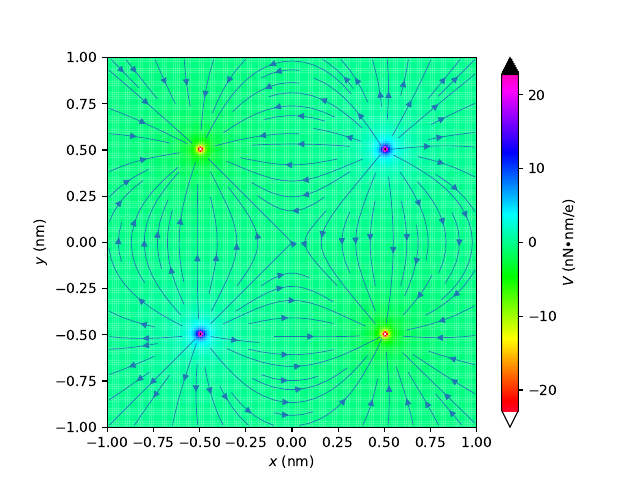

This chart was generated by the following Python code:
# Se importan librerias necesarias
import numpy as np
import pylab as plt

# Se ignonan las advertencias relacionadas con divisiones por 0
estados_ignorados = np.seterr(divide='ignore')

# Se define la clase carga
# Atributos: mag - magnitud de la carga, pos - posicion (x,y)
# Metodos: potencial - potencial generado por la carga en un punto (x,y)
class carga:
    def __init__(self, magnitud, posicion):
        self.mag = magnitud
        self.pos = posicion
    def potencial(self,pos2_x,pos2_y):
        dist_x = self.pos[0]*np.ones((len(pos2_y),len(pos2_x))) - pos2_x
        dist_y = self.pos[1]*np.ones((len(pos2_y),len(pos2_x))) - pos2_y
        dist = np.sqrt(dist_x**2+dist_y**2)
        infMat = self.mag*float('inf')*np.ones((len(pos2_y),len(pos2_x)))        
        V_carga = np.where(dist == 0.0,infMat,np.divide(kmod*self.mag,dist))        
        return V_carga

# Se define la funcion que halla el gradiente de un campo escalar 2D (matriz cuadrada n x n) por medio del
# metodo central differentiation (se toma la diferencia del punto siguiente y el anterior al punto evaluado)
# Parametros: puntos - intervalo del eje a ser derivado, 
#             evaluaciones - valores que toma la funcion en el rectangulo
#             limitado por el intervalo especificado
# Salidas: derivada_x - matriz cuadrada n-1 x n-1 con la componente x del gradiente del campo evaluado
#          derivada_y - matriz cuadrada n-1 x n-1 con la componente y del gradiente del campo evaluado
def derivacion_cd_2D(puntos,evaluaciones):
    diferencias_puntos = puntos[2:len(puntos)]-puntos[0:len(puntos)-2]
    diferencias_f_x = evaluaciones[1:len(puntos)-1,2:len(puntos)]-evaluaciones[1:len(puntos)-1,0:len(puntos)-2]
    diferencias_f_y = evaluaciones[2:len(puntos),1:len(puntos)-1]-evaluaciones[0:len(puntos)-2,1:len(puntos)-1]
    dif_puntos_x, dif_puntos_y = np.meshgrid(diferencias_puntos,diferencias_puntos)     
    derivadas_x = diferencias_f_x/dif_puntos_x
    derivadas_y = diferencias_f_y/dif_puntos_y    
    return(derivadas_x, derivadas_y)

#Se definen las constantes necesarias
k = 8.987e9             # Constante de Coulomb en N.m^2.C^-2
e = 1.602176e-19        # Magnitud de la carga de un electron en C
nm = 1e-9               # Longitud de un nm en m
kmod = k*e**2/nm**3     # Constante de Coulomb en nN.nm^2.e^-2
magnitud = 1.0          # Magnitud de las cargas del problema en e
lado = 1.0              # Longitud relevante del problema en nm
npuntos = 201           # Cantidad de puntos en los que se divide una dimension 

# Se crean las 4 cargas del problema como instancias de la clase carga
carga_1 = carga(magnitud,np.array([lado/2,lado/2]))
carga_2 = carga(-magnitud,np.array([-lado/2,lado/2]))
carga_3 = carga(magnitud,np.array([-lado/2,-lado/2]))
carga_4 = carga(-magnitud,np.array([lado/2,-lado/2])) 

# Se crean los ejes y mallas para la evaluacion del campo y el potencial
x = np.linspace(-lado,lado,npuntos)         # Eje x para la eval. del potencial
xE = np.copy(x[1:npuntos-1])                # Eje x para la eval. del campo
xgrid, ygrid = np.meshgrid(x,x)             # Malla para la eval. del potencial
xgridE, ygridE = np.meshgrid(xE,xE)         # Malla para la eval. del campo

# Se evalua el potencial creado por cada carga en la malla y el potencial 
# total a partir del teorema de superposicion
V_carga_1 = np.copy(carga_1.potencial(xgrid,ygrid))
V_carga_2 = np.copy(carga_2.potencial(xgrid,ygrid))
V_carga_3 = np.copy(carga_3.potencial(xgrid,ygrid))
V_carga_4 = np.copy(carga_4.potencial(xgrid,ygrid))
Vtotal = V_carga_1 + V_carga_2 + V_carga_3 + V_carga_4

# Se calcula el campo electrico a partir del la derivacion central difference del potencial
Ex, Ey = np.negative(derivacion_cd_2D(x,Vtotal))

# Se genera la grafica del campo y el potencial en el espacio especificado
Vfin = Vtotal[np.isfinite(Vtotal)]                #Se separan los valores finitos del potencial
color_map = plt.cm.gist_rainbow         # Se define la escala de colores
color_map.set_over('k', 1)              # Se define el color para +infinito
color_map.set_under('w', 1)             # Se define el color para -infinito
fig1, ax1 = plt.subplots()
im1 = ax1.pcolormesh(xgrid,ygrid,Vtotal, cmap=color_map,vmin=Vfin.min(), vmax=Vfin.max())
ax1.streamplot(xgridE, ygridE,Ex, Ey, linewidth=0.5, cmap=plt.cm.autumn)   
# Se genera la escala de colores correspondiente al potencial
fig1.colorbar(im1, extend = 'both',label = r'$V$' ' (nN\u2022nm/e)')
# Se ajustan los ejes para que tengan el mismo tamanyo
fig1.gca().set_aspect('equal', adjustable='box')
plt.xlabel(r'$x$' ' (nm)')                    
plt.ylabel(r'$y$' ' (nm)')                    
fig1.savefig('cargas.pdf')

# Se avisa cuando termina la ejecucion        
print('Proceso terminado.')      
